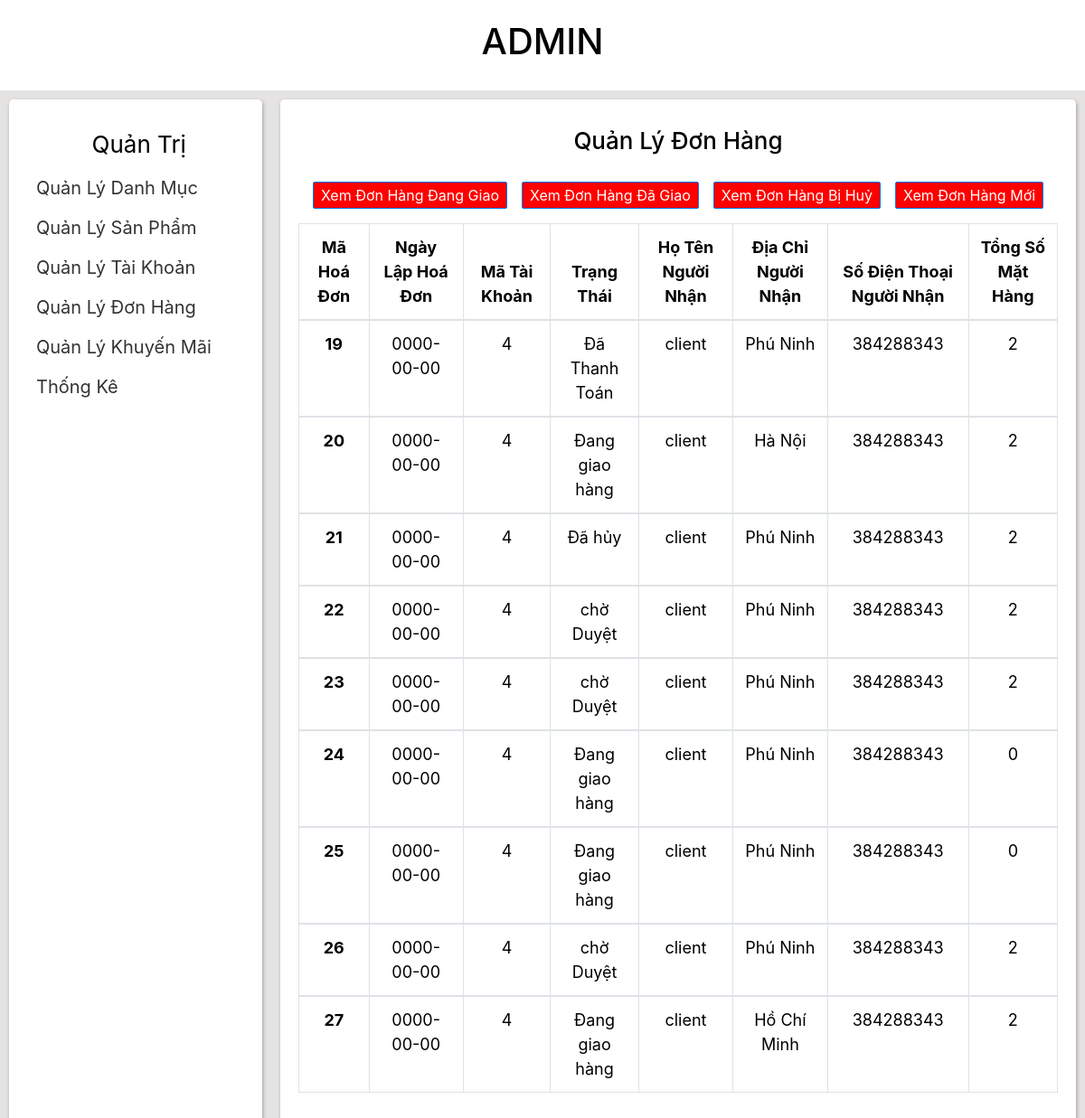
The page /admin/quanlyhoadon/quanlyhoadon.php on the database its author committed.
### tables this page shows
CREATE TABLE `hoa_don` (
  `MaHD` int(11) NOT NULL,
  `NgayLapHD` date NOT NULL,
  `MaTK` int(11) NOT NULL,
  `TrangThai` varchar(50) NOT NULL,
  `HoTenNguoiNhan` varchar(255) NOT NULL,
  `DiaChiNguoiNhan` varchar(255) NOT NULL,
  `SoDienThoaiNguoiNhan` int(10) NOT NULL,
  `TongSoMatHang` int(255) NOT NULL,
  `GhiChu` varchar(255) NOT NULL
);

### admin/quanlyhoadon/quanlyhoadon.php (the view, shortened to what this page needs)
<!DOCTYPE html>
<html>
	<head>
		<link rel="stylesheet" href="https://cdn.jsdelivr.net/npm/bootstrap@4.0.0/dist/css/bootstrap.min.css">
		<link rel="stylesheet" type="text/css" href="../../style/styleAdmin.css">
	</head>
	<body>
		<div class="header">
				<h1>ADMIN</h1>
		</div>
		<div class="wrap">
			<div class="navbar">
				<div class="navbar-wrap">
					<div class="navbar-user">
						<span>Quản Trị</span>
					</div>
					<div>
						<ul class="navbar-item">
							<li class="navbar-item-li">
								<a class="navbar-item-link" href="../quanlydanhmuc/quanlydanhmuc.php">Quản Lý Danh Mục</a>
							</li>
							<li class="navbar-item-li">
								<a class="navbar-item-link" href="../quanlysanpham/quanlysanpham.php" >Quản Lý Sản Phẩm</a>
							</li>
							<li class="navbar-item-li">
								<a class="navbar-item-link" href="../quanlytaikhoan/quanlytaikhoan.php" >Quản Lý Tài Khoản</a>
							</li>
							<li class="navbar-item-li">
								<a class="navbar-item-link" href="../quanlyhoadon/quanlyhoadon.php" >Quản Lý Đơn Hàng</a>
							</li>
							<li class="navbar-item-li">
								<a class="navbar-item-link" href="../quanlykhuyenmai/quanlykhuyenmai.php" >Quản Lý Khuyến Mãi</a>
							</li>
							<li class="navbar-item-li">
								<a class="navbar-item-link" href="../thongke/thongkedoanhthu.php" >Thống Kê</a>
							</li>
						</ul>
					</div>
				</div>
			</div>
			<div class="container">
				<div class="container-wrap">
					<?php
						include'../connect.php';
						$sql_xemhd="SELECT *FROM hoa_don" ;
						$result_hd=mysqli_query($conn,$sql_xemhd);
					?>
					<h1 class="container-header">
						Quản Lý Đơn Hàng
					</h1>
					<div>
						<ul class="list-item-wrap">
							<li>
								<a  class="btn btn-primary" href="donhangdanggiao.php" role="button">Xem Đơn Hàng Đang Giao</a>
							</li>
							<li>
								<a class="btn btn-primary" href="donhangdagiao.php" role="button">Xem Đơn Hàng Đã Giao</a>
							</li>
							<li>
								<a class="btn btn-primary" href="donhangdabihuy.php" role="button">Xem Đơn Hàng Bị Huỷ</a>
							</li>
							<li>
								<a class="btn btn-primary" href="xemdonhangmoi.php" role="button">Xem Đơn Hàng Mới</a>
							</li>
						</ul>
					</div>
					<table class="table table-bordered">
					  <thead>
					    <tr>
					      <th scope="col">Mã Hoá Đơn</th>
					      <th scope="col">Ngày Lập Hoá Đơn</th>
					      <th scope="col">Mã Tài Khoản</th>
					      <th scope="col">Trạng Thái</th>
					      <th scope="col">Họ Tên Người Nhận</th>
					      <th scope="col">Địa Chỉ Người Nhận</th>
					      <th scope="col">Số Điện Thoại Người Nhận</th>
					      <th scope="col">Tổng Số Mặt Hàng</th>
					    </tr>
					  </thead>
					<?php
					while ($data=mysqli_fetch_array($result_hd)) {
					?>
					  <tbody>
					    <tr>
					      <th scope="row"><?php echo $data['MaHD'];?></th>
					      <td><?php echo $data['NgayLapHD'];?></td>
					      <td><?php echo $data['MaTK'];?></td>
					      <td><?php echo $data['TrangThai'];?></td>
					      <td><?php echo $data['HoTenNguoiNhan'];?></td>
					      <td><?php echo $data['DiaChiNguoiNhan'];?></td>
					      <td><?php echo $data['SoDienThoaiNguoiNhan'];?></td>
					      <td><?php echo $data['TongSoMatHang'];?></td>
					    </tr>
					  </tbody>
					  	<?php
						}
						?>
					</table>
				</div>
			</div>
		</div>
	</body>
</html>

### style/styleAdmin.css (style rules this page uses)
* { padding: 0; margin: 0; box-sizing: border-box; }
body { font-size: 62.5%; height: 100vh; width: 100%; color: black; }
a { text-decoration: none; font-size: 20px; padding: 10px; transition: 0.3s ease; color: #333; }
ul li { list-style: none; }
.btn { background-color: red; padding: 2px 8px; border-radius: 2px; }
.header { height: 100px; display: flex; align-items: center; justify-content: center; }
.wrap { display: flex; justify-content: center; background-color: #e5e2e2; min-height: 100vh; }
.navbar { width: 25%; padding: 10px; }
.navbar-item-li { margin: 14px 0; }
.navbar-wrap, .container-wrap { padding: 20px; width: 100%; height: 100%; background-color: white; border-radius: 5px; box-shadow: 1px 2px 4px rgba(0, 0, 0, 0.3); }
.navbar-user, .container-header { margin: 10px 0; text-align: center; font-size: 26px; }
.container-wrap { text-align: center; }
.container-wrap .list-item-wrap { display: flex; align-items: center; justify-content: space-evenly; }
.container { width: 75%; padding: 10px; }
.container-header { margin-bottom: 30px; }
.table-bordered { font-size: 18px; }

### rows shown on the page
hoa_don: MaHD "19", NgayLapHD "0000-00-00", MaTK "4", TrangThai "Đã Thanh Toán", HoTenNguoiNhan "client", DiaChiNguoiNhan "Phú Ninh", SoDienThoaiNguoiNhan "384288343", TongSoMatHang "2"
hoa_don: MaHD "20", NgayLapHD "0000-00-00", MaTK "4", TrangThai "Đang giao hàng", HoTenNguoiNhan "client", DiaChiNguoiNhan "Hà Nội", SoDienThoaiNguoiNhan "384288343", TongSoMatHang "2"
hoa_don: MaHD "21", NgayLapHD "0000-00-00", MaTK "4", TrangThai "Đã hủy", HoTenNguoiNhan "client", DiaChiNguoiNhan "Phú Ninh", SoDienThoaiNguoiNhan "384288343", TongSoMatHang "2"
hoa_don: MaHD "22", NgayLapHD "0000-00-00", MaTK "4", TrangThai "chờ Duyệt", HoTenNguoiNhan "client", DiaChiNguoiNhan "Phú Ninh", SoDienThoaiNguoiNhan "384288343", TongSoMatHang "2"
hoa_don: MaHD "23", NgayLapHD "0000-00-00", MaTK "4", TrangThai "chờ Duyệt", HoTenNguoiNhan "client", DiaChiNguoiNhan "Phú Ninh", SoDienThoaiNguoiNhan "384288343", TongSoMatHang "2"
hoa_don: MaHD "24", NgayLapHD "0000-00-00", MaTK "4", TrangThai "Đang giao hàng", HoTenNguoiNhan "client", DiaChiNguoiNhan "Phú Ninh", SoDienThoaiNguoiNhan "384288343", TongSoMatHang "0"
hoa_don: MaHD "25", NgayLapHD "0000-00-00", MaTK "4", TrangThai "Đang giao hàng", HoTenNguoiNhan "client", DiaChiNguoiNhan "Phú Ninh", SoDienThoaiNguoiNhan "384288343", TongSoMatHang "0"
hoa_don: MaHD "26", NgayLapHD "0000-00-00", MaTK "4", TrangThai "chờ Duyệt", HoTenNguoiNhan "client", DiaChiNguoiNhan "Phú Ninh", SoDienThoaiNguoiNhan "384288343", TongSoMatHang "2"
hoa_don: MaHD "27", NgayLapHD "0000-00-00", MaTK "4", TrangThai "Đang giao hàng", HoTenNguoiNhan "client", DiaChiNguoiNhan "Hồ Chí Minh", SoDienThoaiNguoiNhan "384288343", TongSoMatHang "2"
